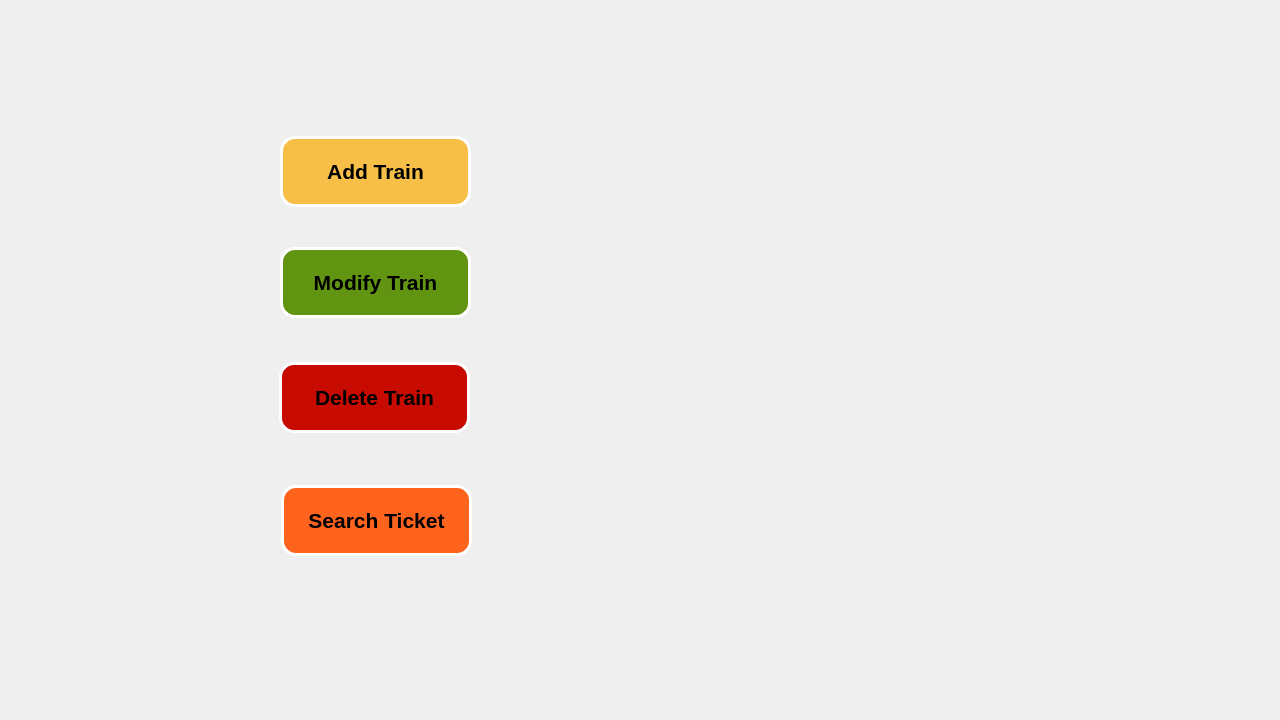
<?xml version="1.0" encoding="UTF-8"?>
<ui version="4.0">
 <class>ManageAdmin</class>
 <widget class="QDialog" name="ManageAdmin">
  <property name="geometry">
   <rect>
    <x>0</x>
    <y>0</y>
    <width>1280</width>
    <height>720</height>
   </rect>
  </property>
  <property name="maximumSize">
   <size>
    <width>1280</width>
    <height>720</height>
   </size>
  </property>
  <property name="windowTitle">
   <string>admin</string>
  </property>
  <widget class="QPushButton" name="pushButton">
   <property name="geometry">
    <rect>
     <x>280</x>
     <y>136</y>
     <width>191</width>
     <height>71</height>
    </rect>
   </property>
   <property name="font">
    <font>
     <pointsize>16</pointsize>
     <bold>true</bold>
    </font>
   </property>
   <property name="styleSheet">
    <string notr="true">QPushButton
{
	color: rgb(0, 0, 0);
	
	
	border-radius:15px;
	background-color: rgb(247, 191, 72);
	
	border: 3px solid white;

}
QPushButton:hover {
    
	
	background-color: rgb(255, 85, 0);
}</string>
   </property>
   <property name="text">
    <string>Add Train</string>
   </property>
  </widget>
  <widget class="QPushButton" name="pushButton_2">
   <property name="geometry">
    <rect>
     <x>280</x>
     <y>247</y>
     <width>191</width>
     <height>71</height>
    </rect>
   </property>
   <property name="font">
    <font>
     <pointsize>16</pointsize>
     <bold>true</bold>
    </font>
   </property>
   <property name="styleSheet">
    <string notr="true">QPushButton
{
	color: rgb(0, 0, 0);
	
	
	border-radius:15px;
	
	background-color: rgb(97, 148, 17);
	
	border: 3px solid white;

}
QPushButton:hover {
    
	
	background-color: rgb(255, 85, 0);
}</string>
   </property>
   <property name="text">
    <string>Modify Train</string>
   </property>
  </widget>
  <widget class="QPushButton" name="pushButton_3">
   <property name="geometry">
    <rect>
     <x>279</x>
     <y>362</y>
     <width>191</width>
     <height>71</height>
    </rect>
   </property>
   <property name="font">
    <font>
     <pointsize>16</pointsize>
     <bold>true</bold>
    </font>
   </property>
   <property name="styleSheet">
    <string notr="true">QPushButton
{
	color: rgb(0, 0, 0);
	
	
	border-radius:15px;
	
	background-color: rgb(199, 11, 0);
	border: 3px solid white;

}
QPushButton:hover {
    
	
	background-color: rgb(255, 85, 0);
}</string>
   </property>
   <property name="text">
    <string>Delete Train</string>
   </property>
  </widget>
  <widget class="QPushButton" name="pushButton_4">
   <property name="geometry">
    <rect>
     <x>281</x>
     <y>485</y>
     <width>191</width>
     <height>71</height>
    </rect>
   </property>
   <property name="font">
    <font>
     <pointsize>16</pointsize>
     <bold>true</bold>
    </font>
   </property>
   <property name="styleSheet">
    <string notr="true">QPushButton
{
	color: rgb(0, 0, 0);
	
	
	border-radius:15px;
	background-color: rgb(255, 100, 31);
	
	border: 3px solid white;

}
QPushButton:hover {
    
	
	background-color: rgb(255, 85, 0);
}</string>
   </property>
   <property name="text">
    <string>Search Ticket</string>
   </property>
  </widget>
  <widget class="QLabel" name="labelofpics">
   <property name="geometry">
    <rect>
     <x>0</x>
     <y>0</y>
     <width>1280</width>
     <height>720</height>
    </rect>
   </property>
   <property name="maximumSize">
    <size>
     <width>1280</width>
     <height>720</height>
    </size>
   </property>
   <property name="styleSheet">
    <string notr="true">image: url(:/PICS/manage admin.jpg);</string>
   </property>
   <property name="text">
    <string/>
   </property>
  </widget>
  <zorder>labelofpics</zorder>
  <zorder>pushButton</zorder>
  <zorder>pushButton_2</zorder>
  <zorder>pushButton_3</zorder>
  <zorder>pushButton_4</zorder>
 </widget>
 <resources/>
 <connections/>
</ui>
